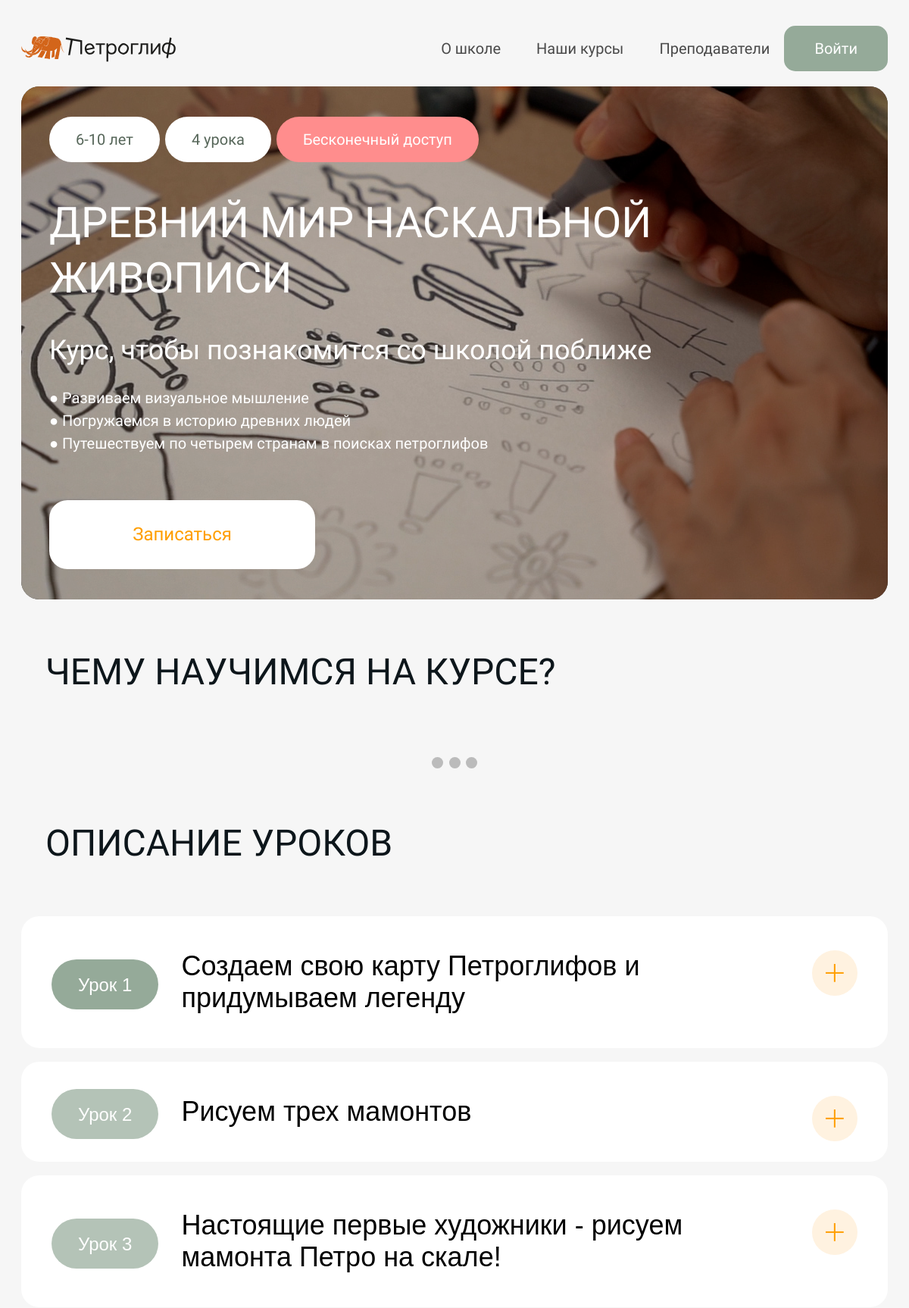
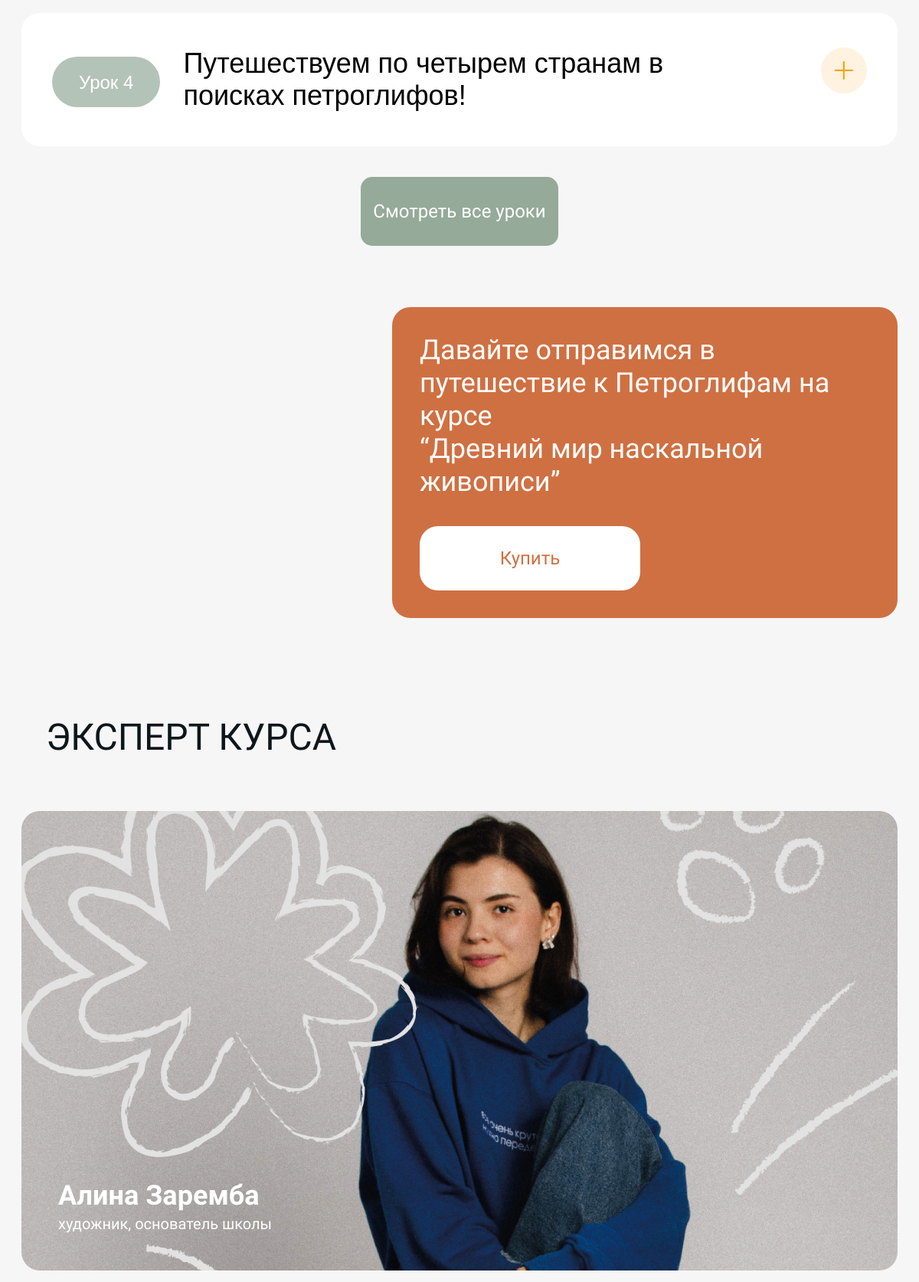
/courses/first-course/ (upper part), run on the app's committed database (2 pictures, top to bottom).
### mainapp/models.py (models this page shows, shortened)
class Course(models.Model):
    class CourseCategory(models.TextChoices):
        ART = ("ART", "ИСКУССТВО")
        DESIGN = ("DESIGN", "ДИЗАЙН")
        SOFT_SKILLS = ("SOFT_SKILLS", "SOFT SKILLS")
    id = models.UUIDField(default=uuid4, primary_key=True)
    title = models.CharField(verbose_name="Название курса", max_length=150)
    slug = models.SlugField(verbose_name="URL", max_length=200, unique=True, blank=True, null=True)
    category = models.CharField(verbose_name="Категория курса", max_length=11, choices=CourseCategory.choices)
    note = models.CharField(verbose_name="Цель курса", max_length=200, blank=True)
    description = models.TextField(verbose_name="Описание курса", blank=True)
    price = models.IntegerField(verbose_name="Стоимость курса")
    image = models.ImageField(verbose_name="Изображение", blank=True, null=True, upload_to="сourses_images")
    talents = models.ManyToManyField(Talent, verbose_name="Навыки, которые дает курс", related_name="courses")
    benefits = models.ManyToManyField(Benefit, verbose_name="Польза курса", related_name="courses")
    duration = models.CharField(verbose_name="Продолжительность курса", max_length=25, blank=True)
    age_group = models.CharField(verbose_name="Возрастная группа", max_length=25, blank=True)
    tools = models.TextField(verbose_name="Необходимые материалы и инструменты для курса", blank=True)
    preparation = models.ForeignKey(Preparation, verbose_name="Уровень подготовки", on_delete=models.CASCADE,
                                    null=True, related_name="courses")
    filling = models.TextField(verbose_name="Наполнение курса", blank=True)
    mentors = models.ManyToManyField(Mentor, verbose_name="Менторы", related_name="courses")
    question_lessons_features = models.TextField(verbose_name="Как проходят занятия на курсе?")
    question_access_duration = models.TextField(verbose_name="На сколько по времени доступен курс?")
    question_homework = models.TextField(verbose_name="Что насчет домашнего задания?")
    question_joining_telegram_chat = models.TextField(verbose_name="Что я получу, вступив в телеграм-канал курса?")
    question_paid_no_access = models.TextField(verbose_name="Я оплатил и не получил доступ к курсу")
    telegram_channel_link = models.URLField(verbose_name="Ссылка на тг-канал", blank=True, null=True)
    on_sale = models.BooleanField(verbose_name="В продаже", default = False)
    is_popular = models.BooleanField(verbose_name="Популярный", default=False)
    created_at = models.DateTimeField(verbose_name='Создан', auto_now_add=True)
    updated_at = models.DateTimeField(verbose_name='Обновлен', auto_now=True)
    deleted = models.BooleanField(verbose_name="Удален", default=False)
    class Meta:
        verbose_name = "Курс"
        verbose_name_plural = "Курсы"
        ordering = ["title"]
    def get_quantity_lessons(self,):
        qty = len(self.lessons.all())
        if qty in [11, 12, 13, 14]:
            return f'{qty} уроков'
        if qty % 10 == 1:
            return f'{qty} урок'
        if qty % 10 in [2, 3, 4]:
            return f'{qty} урока'
        else:
            return f'{qty} уроков'

class Lesson(models.Model):
    class LessonType(models.TextChoices):
        ONLINE_LESSON = ("Online lesson", "Онлайн-урок")
        VIDEO_LESSON = ("Video lesson", "Видеоурок")
    id = models.UUIDField(default=uuid4, primary_key=True)
    title = models.CharField(verbose_name="Название урока", max_length=150)
    number = models.IntegerField(verbose_name="Номер урока")
    course = models.ForeignKey(Course, verbose_name="Курс", on_delete=models.CASCADE, related_name="lessons")
    type = models.CharField(verbose_name="Тип урока", max_length=13, choices=LessonType.choices)
    lesson_goal = models.TextField(verbose_name="Цель урока", blank=True)
    new_skill = models.TextField(verbose_name="Чему научится ребенок", blank=True)
    materials = models.TextField(verbose_name="Что нужно для урока", blank=True)
    image = models.ImageField(verbose_name="Изображение", blank=True, null=True, upload_to="lessons_img/")
    description = models.TextField(verbose_name="Описание урока", blank=True)
    video_file = models.FileField(verbose_name="Видео в записи", blank=True, null=True,
                                  upload_to="lessons_videos/")
    pdf_file = models.FileField(verbose_name="Дополнительный файл", blank=True, null=True,
                                upload_to="lessons_files/")
    link = models.CharField(verbose_name="Ссылка на онлайн-урок", max_length=150, blank=True)
    lesson_date = models.DateTimeField(verbose_name="Дата онлайн-урока", blank=True, null=True)
    created_at = models.DateTimeField(verbose_name='Создан', auto_now_add=True)
    updated_at = models.DateTimeField(verbose_name='Обновлен', auto_now=True)
    deleted = models.BooleanField(verbose_name="Удален", default=False)
    class Meta:
        verbose_name = "Урок"
        verbose_name_plural = "Уроки"
        ordering = ["course", "number"]

class Mentor(models.Model):
    id = models.UUIDField(default=uuid4, primary_key=True)
    first_name = models.CharField(verbose_name="Имя ментора", max_length=150)
    last_name = models.CharField(verbose_name="Фамилия ментора", max_length=150)
    photo = models.ImageField(verbose_name="Фото ментора", blank=True, null=True, upload_to="mentor")
    status = models.CharField(verbose_name="Статус", max_length=255)
    quote = models.TextField(verbose_name="Высказывание")
    experience = models.TextField(verbose_name="Образование и Опыт")
    credo = models.TextField(verbose_name="Кредо и Сильные стороны")
    approach = models.TextField(verbose_name="Подход в обучении")
    class Meta:
        verbose_name = "Ментор"
        verbose_name_plural = "Менторы"
        ordering = ["last_name", "first_name"]

### mainapp/views.py (the view)
# urls.py: path('courses/<str:slug>/', main_views.view_course, name='course'),
def view_course(request, slug):
    current_number = 1
    current_user = request.user
    course = get_object_or_404(mainapp_models.Course, slug=slug)
    descriptions = course.description.split('\n')
    if current_user.is_authenticated:
        studentCourse = mainapp_models.StudentCourse.objects.filter(user=current_user) & mainapp_models.StudentCourse.objects.filter(course=course)
        if studentCourse:
            current_number = studentCourse[0].lesson_number
    lessons = mainapp_models.Lesson.objects.filter(course=course)
    for lesson in lessons:
        lesson.material = lesson.materials.split('\n')
    mentor = get_mentor_course(request, slug)
    context = {'course': course,
               'descriptions': descriptions,
               'course_tools': course.tools.split('\n'),
               'course_filling': course.filling.split('\n'),
               'lessons': lessons,
               'mentor': mentor,
               'current_number': current_number,
               }
    return render(request, 'mainapp/course.html', context)

### mainapp/views.py (called while the page is built)
def get_mentor_course(request, slug):
    course = get_object_or_404(mainapp_models.Course, slug=slug)
    mentor = mainapp_models.Mentor.objects.filter(courses=course).first()
    return mentor

### mainapp/templates/mainapp/course.html (shortened to what this page needs)
{% extends "mainapp/base.html" %}
{% block content %}
    {% include "mainapp/parts_pages/course__aboute.html" %}
    {% include "mainapp/parts_pages/course__what.html" %}
    {% include "mainapp/parts_pages/course__lesson.html" %}
    {% include "mainapp/parts_pages/course__teacher.html" %}
{% endblock %}

### mainapp/templates/mainapp/parts_pages/course__aboute.html
{% load static markdownify %}
<div class="site-box">
    <section class="pc__aboute">
        <img src="/media/{{ course.image }}" alt="">
        <div class="pc__aboute__data">
            <div class="pc__aboute__info">
                <a class="pc__aboute__age" href="{% url 'filter_courses' %}?key={{ course.age_group }}">{{ course.age_group }}</a>
                <div class="pc__aboute__count">{{ course.get_quantity_lessons }}</div>
                <div class="pc__aboute__time" {% if course.slug == 'first-course' %} style="background: #FF8D8D; color: #FFFFFF;"{% endif %}>{{ course.duration }}</div>
            </div>
            <div class="pc__aboute__name">{{ course.title }}</div>
            <div class="pc__aboute__note">{{ course.note }}</div>
            <ul>
                {% for description in descriptions %}
                    <li>{{ description }}</li>
                {% endfor %}
            </ul>
            <a class="pc__aboute__data-btn" href="#anchor-buy-course">
                <div class="pc__aboute__data-btn">Записаться</div>
            </a>
        </div>
    </section>
</div>

### mainapp/templates/mainapp/parts_pages/course__lesson.html (shortened to what this page needs)
{% load static %}
<div class="site-box">
    <section class="pc__lesson">
        <h1 class="section__title">Описание уроков</h1>
        <div class="faq__body">
            <div class="faq__items">
                {% for lesson in lessons %}
                <div class="faq__item">
                    {% if lesson.number <= current_number %}
                        <button class="faq__collapsible"><div><div><a class="faq__collapsible-lesson-open" href="">Урок {{ lesson.number }}</a></div><div>{{ lesson.title }}</div></div></button>
                    {% else %}
                        <button class="faq__collapsible"><div><div><a href="" style="pointer-events: none; opacity: 0.7;">Урок {{ lesson.number }}</a></div><div>{{ lesson.title }}</div></div></button>
                    {% endif %}
                </div>
                {% endfor %}
            </div>
        </div>
        <a href="#"><div class="pc__lesson-all">Смотреть все уроки</div></a>
        <div class="pc__lesson__pay">
            <div>
                <h2>Давайте отправимся в путешествие к Петроглифам на курсе<br>“{{ course.title }}”</h2>
                <a href="#anchor-buy-course"><div>Купить</div></a>
            </div>
        </div>
    </section>
</div>

### mainapp/templates/mainapp/parts_pages/course__teacher.html (shortened to what this page needs)
{% load static markdownify %}
<div class="site-box">
    <section class="pc__teacher">
        <h1 class="section__title">Эксперт курса</h1>
        <div class="pc__teacher__photo">
            {% if mentor.photo %}
                <img src="{{ mentor.photo.url }}" alt="">
            {% endif %}
            <div class="pc__teacher__data">
                <div class="pc__teacher__name">{{ mentor.first_name }} {{ mentor.last_name }}</div>
                <div class="pc__teacher__note">{{ mentor.status }}</div>
            </div>
        </div>
    </section>
</div>

### mainapp/static/css/index.css (style rules this page uses)
* { margin: 0; padding: 0; }
body { font-family: 'Onest', sans-serif; font-size: 16px; font-weight: 300; line-height: 1; background: #F6F6F6; }
.site-box { max-width: 1224px; min-width: 347px; padding: 0 clamp(14px, 3vw, 28px); margin: 0 auto; font-weight: 400; }
.section__title { color: #0D161B; font-size: clamp(2.375rem, 4vw, 3.5rem); font-weight: 400; text-transform: uppercase; padding: clamp(40px, 6vw, 100px) calc(clamp(40px, 6vw, 76px) - 40px) clamp(40px, 6vw, 80px); }
.faq__items { display: flex; flex-direction: column; gap: clamp(10px, 4vw, 18px); }
.faq__item { border-radius: 24px; padding: clamp(20px, 5vw, 45px) clamp(20px, 5vw, 40px); background: #FFFFFF; height: max-content; }
.faq__collapsible { background: transparent; font-size: clamp(1.5rem, 3vw, 2.25rem); border: none; cursor: pointer; width: 100%; text-align: left; outline: none; position: relative; }
.faq__collapsible > div { width: 85%; display: flex; justify-content: left; gap: 30px; align-items: center; }
.faq__collapsible > div > div > a { text-wrap: nowrap; text-decoration: none; font-size: clamp(1.25rem, 3vw, 1.5rem); color: #FFFFFF; background: #95AA99; border-radius: 64px; text-wrap: nowrap; padding: clamp(11px, 2vw, 19.5px) clamp(20px, 3vw, 35px); }
.faq__collapsible::after { content: url(../img/btn_collapsible_plus.svg); position: absolute; top: 0; right: 0; }

### data on the page
Course: image (picture), age_group "6-10 лет", get_quantity_lessons "4 урока", duration "Бесконечный доступ", title "ДРЕВНИЙ МИР НАСКАЛЬНОЙ ЖИВОПИСИ", note "Курс, чтобы познакомится со школой поближе", title "Древний мир наскальной живописи"
Lesson: number "1", title "Создаем свою карту Петроглифов и придумываем легенду"
Lesson: number "2", title "Рисуем трех мамонтов"
Lesson: number "3", title "Настоящие первые художники - рисуем мамонта Петро на скале!"
Lesson: number "4", title "Путешествуем по четырем странам в поисках петроглифов!"
Mentor: photo (picture), first_name "Алина", last_name "Заремба", status "художник, основатель школы"

### other printed values
{{ description }} "Развиваем визуальное мышление" "Погружаемся в историю древних людей" "Путешествуем по четырем странам в поисках петроглифов"
